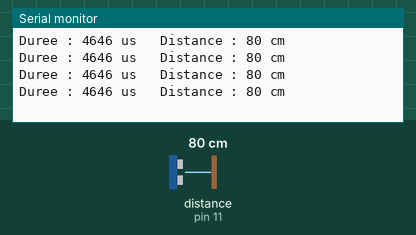
This sketch was run on a simulated Arduino Uno, built with avr-gcc and run on an emulated ATmega328P. On the bench: the last lines printed to the serial monitor. Wiring (inferred from the names in the program): ultrasonic range finder: trigger pin 12; echo pin 11. Inputs (shaded band) come from the test bench; at power-on: distance to the obstacle (sensor on pin 11) 80 cm. The echo pulse lasts 58.3 µs per cm.

Above: at 1.2 s.
1.3 s: distance to the obstacle (sensor on pin 11) set to 60 cm
At 1.74 s:
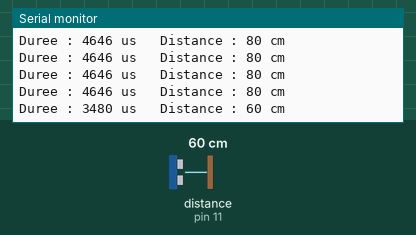
4.3 s: distance to the obstacle (sensor on pin 11) set to 2 cm
At 4.48 s:
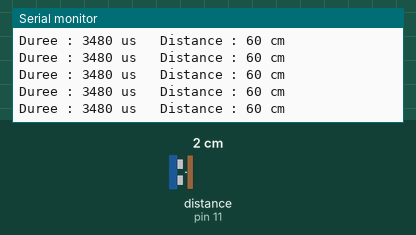
7.3 s: distance to the obstacle (sensor on pin 11) set to 4 cm
At 7.49 s:
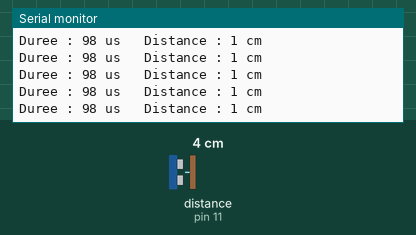
Timing chart, 0 to 10.3 s (numbered marks = the images above; inputs shaded):
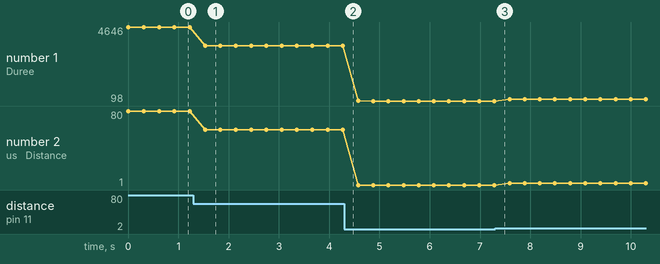

Measured:
- after the input at 1.3 s, the serial monitor: prints a new line after 0.23 s (image 1)
- plotted number 1: 4646 → 3480 after the input at 1.3 s, 3480 → 98 after the input at 4.3 s, 98 → 215 after the input at 7.3 s
- plotted number 2: 80 → 60 after the input at 1.3 s, 60 → 1 after the input at 4.3 s, 1 → 3 after the input at 7.3 s

The sketch:

radar-v1.ino
```cpp
// radar-v1 : mesurer une distance avec le capteur à ultrasons HC-SR04
// Montage : VCC -> 5V, GND -> GND, Trig -> broche 12, Echo -> broche 11

const int TRIG = 12;
const int ECHO = 11;

void setup() {
  pinMode(TRIG, OUTPUT);
  pinMode(ECHO, INPUT);
  Serial.begin(9600);
}

void loop() {
  digitalWrite(TRIG, LOW);          // envoyer une impulsion de 10 microsecondes
  delayMicroseconds(2);
  digitalWrite(TRIG, HIGH);
  delayMicroseconds(10);
  digitalWrite(TRIG, LOW);
  long duree = pulseIn(ECHO, HIGH, 30000);   // durée de l'écho en microsecondes (0 si rien)
  long distance = duree / 58;                // distance en centimètres
  Serial.print("Duree : ");
  Serial.print(duree);
  Serial.print(" us   Distance : ");
  Serial.print(distance);
  Serial.println(" cm");
  delay(300);
}
```
